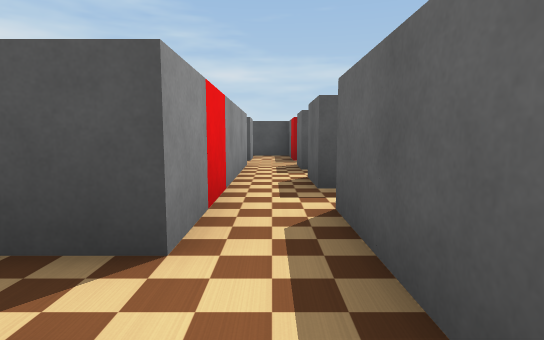
View 1 (above)

24 first-person views from a walk through a robot-simulator world made for Webots. The camera is 0.57 m above the floor, tilts 6° down and sees 80° across. The floor is counted in squares, 1 m on a side. Each view is taken from the middle of a square. On the plan, view 1 faces up. The plan holds only what a view shows up to about 9 squares ahead; the rest is blank. The robots in the file are not drawn. Webots' stock objects and surfaces are drawn as simple stand-ins.

View 2
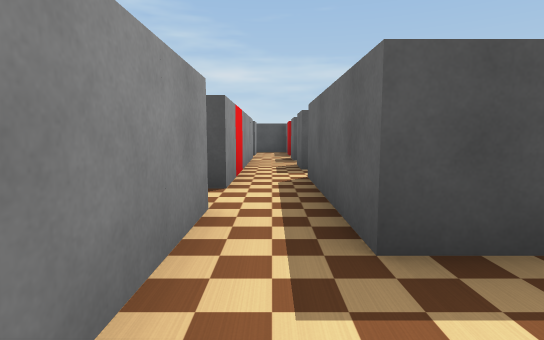

View 3
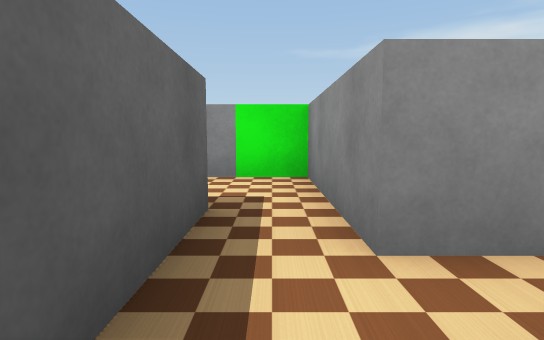

View 4
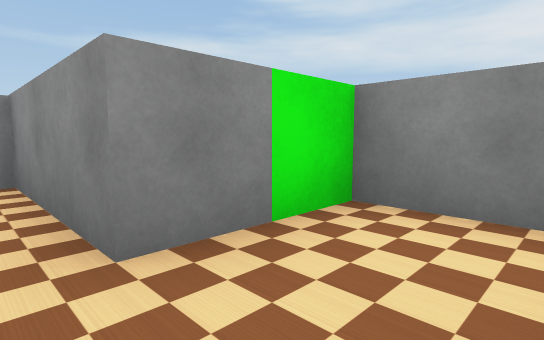

View 5
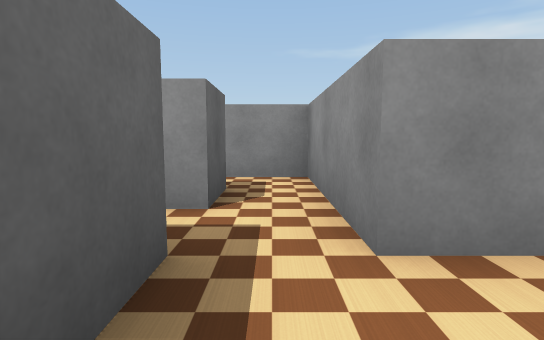

View 6
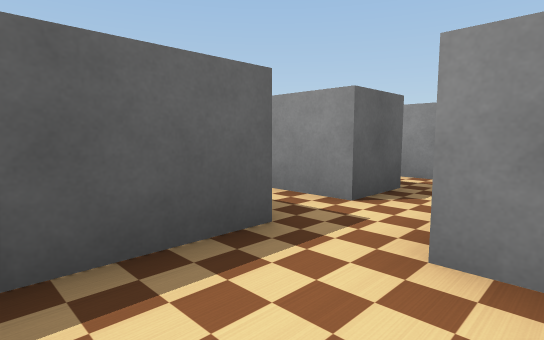

View 7
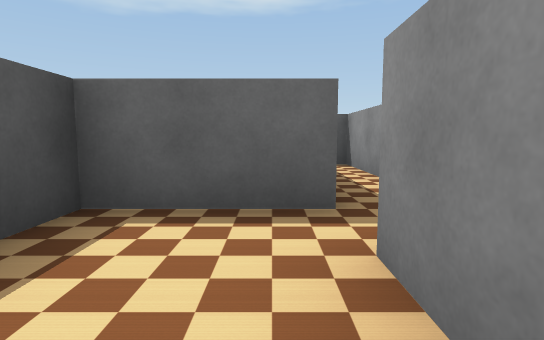

View 8
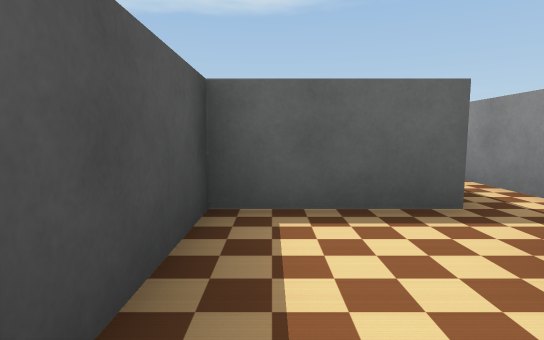

View 9
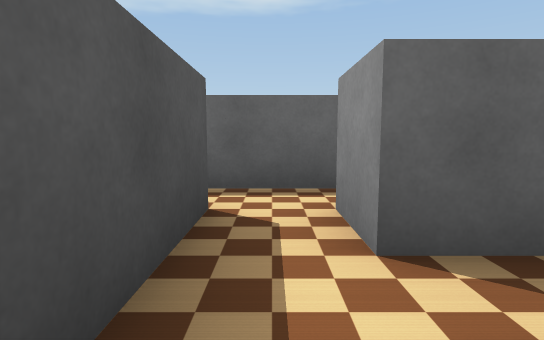

View 10
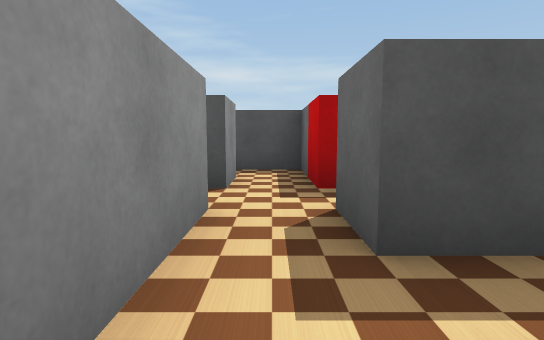

View 11
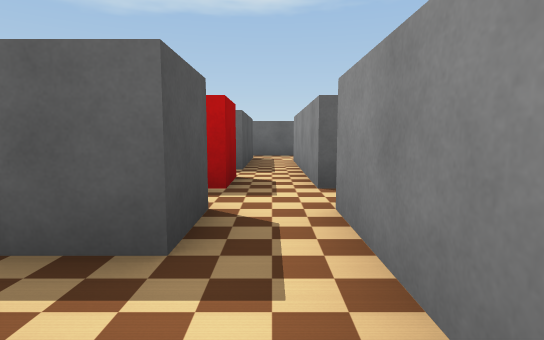

View 12
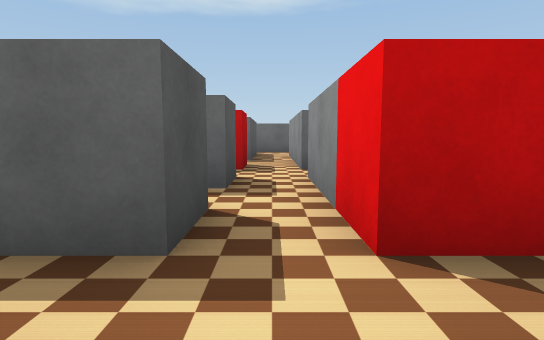

View 13
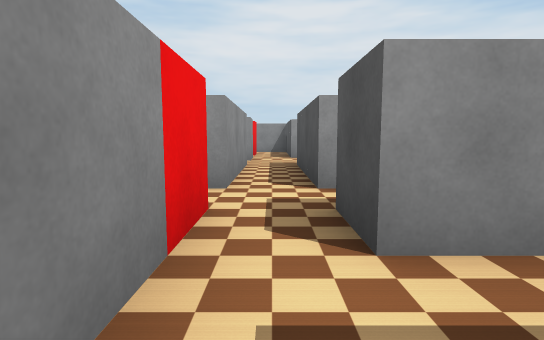

View 14
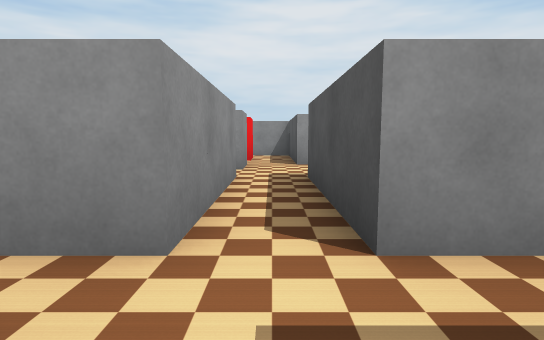

View 15
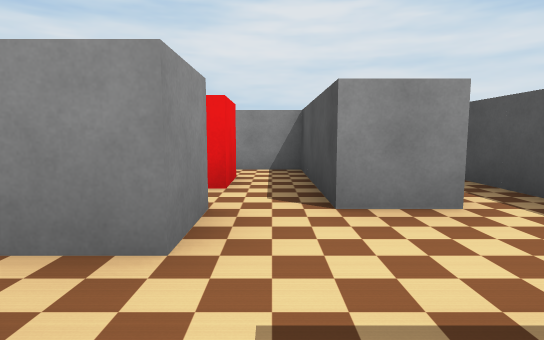

View 16
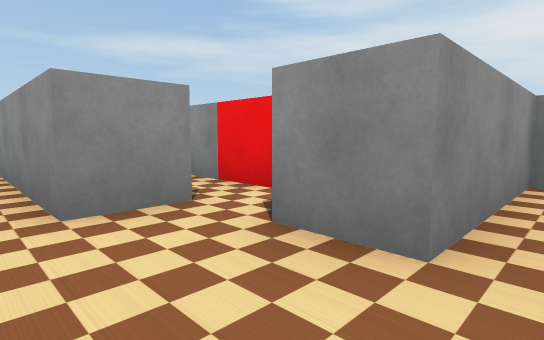

View 17
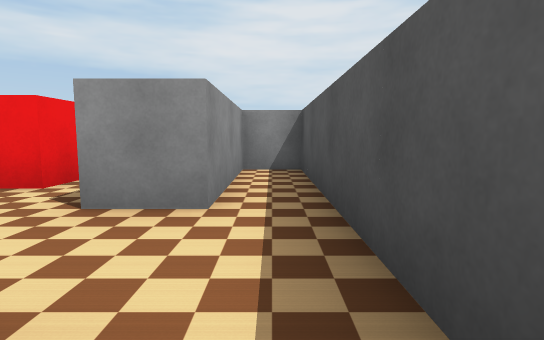

View 18
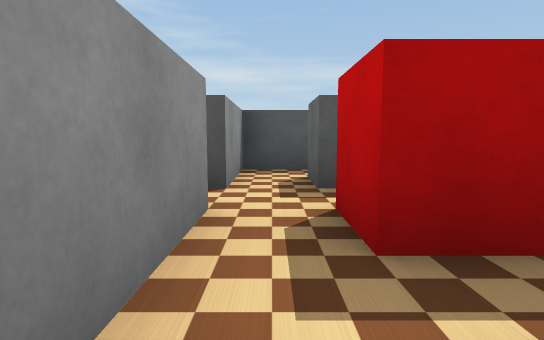

View 19
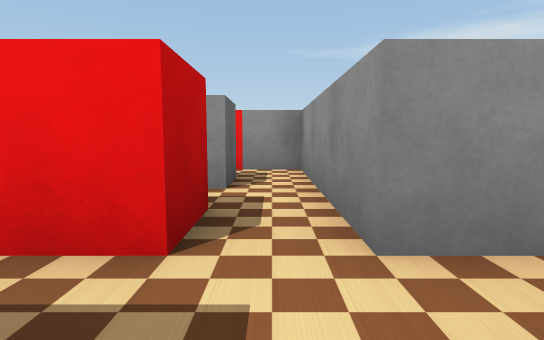

View 20
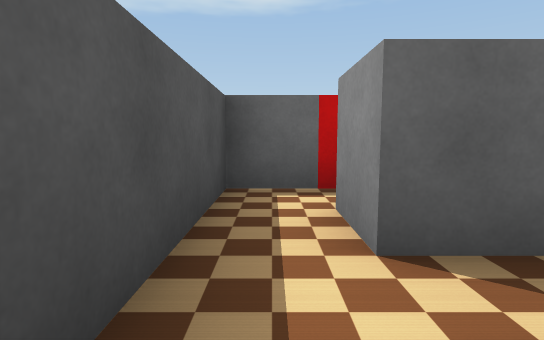

View 21
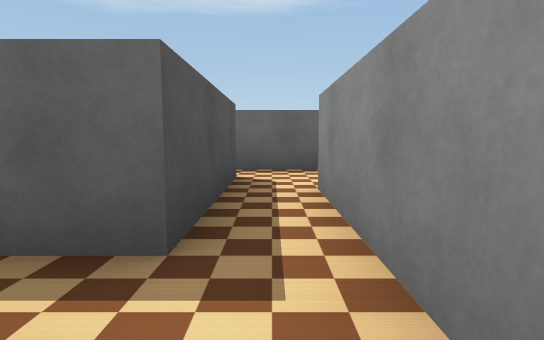

View 22
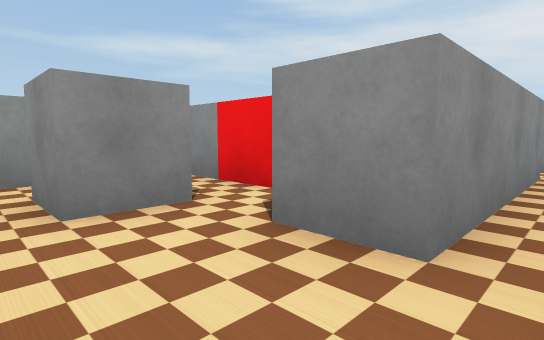

View 23
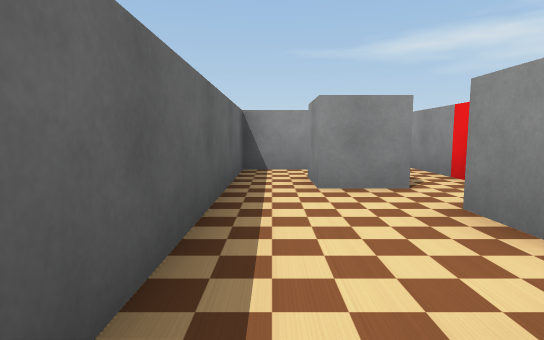

View 24
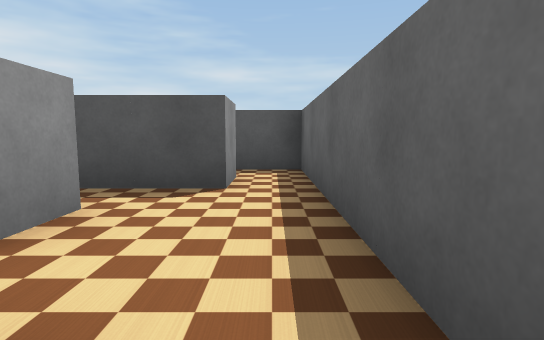

### Floor plan
Points are (right, up) in squares from view 1. A wall is a line through its corners. A room is listed if a view was taken in it or the views show most of it. See-through windows are left out.
Room 1 (views 1, 2, 6, 7, 8)
walls: (-0.5, 0.5) (-0.5, -2.5); (0.5, -2.5) (1.5, -2.5); (1.5, -0.5) (0.5, -0.5) (0.5, 0.5)
ways out: opening at (0, 0) to room 2; opening at (1, -1.5) to room 3
objects: green box (0, -3)
Room 2 (view 3)
walls: (-0.5, 2.5) (-0.5, 1.5); (0.5, 0.5) (0.5, 2.5)
ways out: opening at (0, 0) to room 1; opening at (-1, 1) to room 4; opening at (0, 2) to room 5
Room 3 (views 4, 5)
walls: (2.5, -2.6) (2.5, -0.5) (1.5, -0.5); (2.5, -3.5) (6.5, -3.5); (1.5, -2.5) (1.5, -3.5)
ways out: opening at (1, -1.5) to room 1; opening at (2, -4)
Room 4 (view 9)
walls: (-1.5, -0.4) (-1.5, 0.5) (-0.5, 0.5); (-0.5, 1.5) (-2.5, 1.5)
ways out: opening at (-1, 1) to room 2
Room 5 (view 10)
walls: (0.5, 3.5) (0.5, 4.5); (-0.5, 4.5) (-0.5, 3.5)
ways out: opening at (0, 2) to room 2; opening at (0, 4) to room 11; opening at (1, 3)
Room 6 (views 11, 13, 14, 18, 19, 20, 21)
walls: (-1.5, 7.5) (-1.5, 8.5) (-0.5, 8.5) (-0.5, 7.5) (-1.5, 7.5); (-2.5, 6.5) (-0.5, 6.5) (-0.5, 5.5); (-2.5, 8.4) (-2.5, 7.5) (-3.5, 7.5) (-3.5, 8.5); (0.5, 5.5) (0.5, 6.5) (4.5, 6.5); (0.5, 8.5) (0.5, 9.5) (-4.5, 9.5) (-4.5, 7.5); (-4.5, 6.5) (-4.5, 2.5) (-3.5, 2.5); (-3.5, 3.5) (-3.5, 4.5); (4.5, 7.5) (2.5, 7.5) (2.5, 8.4)
ways out: opening at (-5, 7) to room 7; opening at (3.5, 7) to room 9; opening at (0, 6) to room 11
objects: red box (-3, 2); red box (-3, 6); red box (-1, 3); red box (1, 8)
Room 7 (views 12, 15)
walls: (-7.5, 6.5) (-4.5, 6.5); (-9.5, 7.5) (-10.5, 7.5); (-9.6, 6.5) (-8.5, 6.5) (-8.5, 5.5); (-4.5, 7.5) (-7.5, 7.5)
ways out: opening at (-5, 7) to room 6; opening at (-8.5, 8) to room 8; opening at (-11, 6.5) to room 12; opening at (-10, 4.5); opening at (-8, 6)
Room 8 (views 16, 17)
walls: (-7.5, 9.5) (-12.5, 9.5) (-12.5, 8.5) (-9.5, 8.5) (-9.5, 7.5)
ways out: opening at (-8.5, 8) to room 7
Room 9 (view 22)
walls: (5.5, 7.5) (4.5, 7.5); (6.5, 6.5) (6.5, 7.5)
ways out: opening at (3.5, 7) to room 6; opening at (6, 8) to room 10; opening at (5.5, 6) to room 11
Room 10 (view 23)
walls: (5.5, 8.5) (5.5, 7.5); (6.5, 7.5) (6.5, 9.5) (5.4, 9.5)
ways out: opening at (6, 8) to room 9
Room 11 (view 24)
walls: (4.4, 4.5) (5.5, 4.5) (5.5, 3.5); (3.5, 3.6) (3.5, 2.1); (4.5, 6.5) (4.5, 5.5); (1.4, 5.5) (0.5, 5.5); (5.2, 2.5) (6.5, 2.5) (6.5, 6.5); (-0.5, 5.5) (-0.5, 4.5)
ways out: opening at (0, 4) to room 5; opening at (0, 6) to room 6; opening at (5.5, 6) to room 9
objects: red box (3, 4)
Room 12 (no view inside)
walls: (-10.5, 7.5) (-12.5, 7.5) (-12.5, 6.4)
ways out: opening at (-11, 6.5) to room 7
objects: red box (-11, 6)

Positions as (right, up) in squares from view 1, and headings:
1: (0, 0), facing up
2: (0, -2), facing up
3: (0, 2), facing down
4: (2, -1), facing down-left
5: (2, -1), facing down
6: (1, -1), facing down-right
7: (0, -2), facing right
8: (0, -1), facing right
9: (-3, 1), facing right
10: (0, 4), facing up
11: (-3, 7), facing right
12: (-5, 7), facing right
13: (-1, 7), facing left
14: (-3, 7), facing left
15: (-7, 7), facing left
16: (-8, 9), facing down-left
17: (-7, 9), facing left
18: (-4, 4), facing up
19: (-4, 8), facing down
20: (-3, 9), facing right
21: (1, 7), facing right
22: (6, 7), facing down-left
23: (6, 8), facing down
24: (6, 4), facing up
